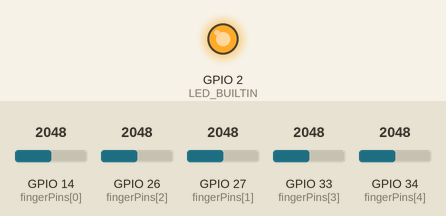
This sketch was run on a simulated ESP32. Shown: output pins drawn as LEDs (lit = HIGH). The inputs (shaded band) are chosen by the test bench; at power-on: GPIO 14 (fingerPins[0]) = 2048, GPIO 26 (fingerPins[2]) = 2048, GPIO 27 (fingerPins[1]) = 2048, GPIO 33 (fingerPins[3]) = 2048, GPIO 34 (fingerPins[4]) = 2048. Nothing arrives over Bluetooth unless stated; pins used as bus, display or sensor lines are not drawn; what the sketch prints to the serial monitor is not drawn.

Above: at 2.0 s.
At 2.6 s:
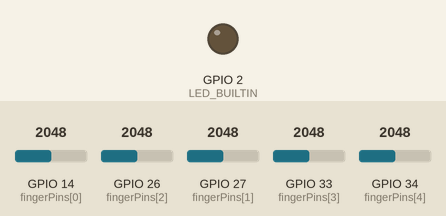
Timing chart, 0 to 4.1 s (numbered marks = the images above):
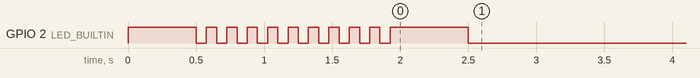

The sketch:

flexxy-glove.ino
```cpp
#include "BluetoothSerial.h"
#include "math.h"

#define LED_BUILTIN 2

BluetoothSerial SerialBT;

int fingerPins[] = {14, 27, 26, 33, 34};
int powerPins[] = {15, 4, 5, 19, 23};
int inputsStart[] = {0, 0, 0, 0, 0};
int inputsEnd[] = {4095, 4095, 4095, 4095, 4095};
int inputs[] = {0, 0, 0, 0, 0};
int rawInputs[] = {0, 0, 0, 0, 0};
String gesture = "";
enum handValues
{
  MAX = 4095,
  SEMICLOSED = 3072,
  MID = 2048,
  SEMIOPEN = 1024,
  MIN = 0,
};


void setup()
{
  // Initialize serial communication
  Serial.begin(115200);

  // Initialize Bluetooth Serial
  SerialBT.begin("HandController"); // Bluetooth device name
  Serial.println("The device started, now you can pair it with bluetooth!");

  pinMode(LED_BUILTIN, OUTPUT);

  for(int pwr : powerPins)
  {
    pinMode(pwr, OUTPUT);
  }

  fullCalibrate();
}


void loop()
{
  readFingers();
  readGesture();

  // Print inputs to serial monitor
  Serial.print("a");
  Serial.print(rawInputs[0]);
  Serial.print("b");
  Serial.print(rawInputs[1]);
  Serial.print("c");
  Serial.print(rawInputs[2]);
  Serial.print("d");
  Serial.print(rawInputs[3]);
  Serial.print("e");
  Serial.print(rawInputs[4]);
  Serial.print("G");
  Serial.print(gesture);
  Serial.println();

  // Send same data over Bluetooth
  SerialBT.print("a");
  SerialBT.print(rawInputs[0]);
  SerialBT.print("b");
  SerialBT.print(rawInputs[1]);
  SerialBT.print("c");
  SerialBT.print(rawInputs[2]);
  SerialBT.print("d");
  SerialBT.print(rawInputs[3]);
  SerialBT.print("e");
  SerialBT.print(rawInputs[4]);
  SerialBT.print("G");
  SerialBT.print(gesture);
  SerialBT.println();

  delay(25);
}


void fullCalibrate()
{
  digitalWrite(LED_BUILTIN, HIGH);
  delay(500);

  // Calibrate the start range
  for (int i = 0; i < 5; i++)
  {
    inputsStart[i] = readFinger(i);
  }

  // Blink LED for feedback
  for (int i = 0; i < 10; i++)
  {
    digitalWrite(LED_BUILTIN, LOW);
    delay(75);
    digitalWrite(LED_BUILTIN, HIGH);
    delay(75);
  }

  delay(500);

  // Calibrate the end range
  for (int i = 0; i < 5; i++)
  {
    inputsEnd[i] = readFinger(i);
  }

  digitalWrite(LED_BUILTIN, LOW);
}


int readFinger(int index)
{
  digitalWrite(powerPins[index], HIGH);
  int val = linearize(analogRead(fingerPins[index]));
  digitalWrite(powerPins[index], LOW);
  return val;

}


void readFingers()
{

  for (int i = 0; i < 5; i++)
  {
    inputs[i] = constrain(map(readFinger(i), inputsStart[i], inputsEnd[i], 0, 4095), 0, 4095);
    rawInputs[i] = readFinger(i);
  }
}

void readGesture()
{
  if (inputs[0] > handValues::SEMIOPEN &&
      inputs[1] > handValues::SEMICLOSED &&
      inputs[2] > handValues::SEMICLOSED &&
      inputs[3] > handValues::SEMICLOSED &&
      inputs[4] > handValues::SEMICLOSED)
  {
    gesture = "Fist";
  }

  // Open
  else if (inputs[0] < handValues::SEMIOPEN &&
           inputs[1] < handValues::SEMIOPEN &&
           inputs[2] < handValues::SEMIOPEN &&
           inputs[3] < handValues::SEMIOPEN &&
           inputs[4] < handValues::SEMIOPEN)
  {
    gesture = "Open";
  }

  // Point
  else if (inputs[0] > handValues::MID &&
           inputs[1] < handValues::SEMIOPEN &&
           inputs[2] > handValues::SEMICLOSED &&
           inputs[3] > handValues::SEMICLOSED &&
           inputs[4] > handValues::SEMICLOSED)
  {
    gesture = "Point";
  }

  // Peace
  else if (inputs[0] > handValues::MID &&
           inputs[1] < handValues::SEMIOPEN &&
           inputs[2] < handValues::SEMIOPEN &&
           inputs[3] > handValues::MID &&
           inputs[4] > handValues::SEMICLOSED)
  {
    gesture = "Peace";
  }

  // Bird
  else if (/*inputs[0] > handValues::SEMIOPEN &&*/ // Irrelevant
            inputs[1] > handValues::MID &&
            inputs[2] < handValues::MID &&
            inputs[3] > handValues::SEMIOPEN &&
            inputs[4] > handValues::MID)
  {
    gesture = "Bird";
  }

  // Tea
  else if (inputs[0] > 1500 &&
           inputs[1] > 2600 &&
           inputs[2] > 2600 &&
           inputs[3] > 2600 &&
           inputs[4] < 1500)
  {
    gesture = "Tea";
  }

  // Thumbs Up
  else if (inputs[0] < handValues::SEMIOPEN &&
           inputs[1] > handValues::MID &&
           inputs[2] > handValues::SEMICLOSED &&
           inputs[3] > handValues::SEMICLOSED &&
           inputs[4] > handValues::SEMICLOSED)
  {
    gesture = "Thumbs Up";

  }

  // Gun
  else if (inputs[0] < handValues::SEMIOPEN &&
           inputs[1] < handValues::SEMIOPEN &&
           inputs[2] > handValues::MID &&
           inputs[3] > handValues::MID &&
           inputs[4] > handValues::MID)
  {
    gesture = "Gun";
  }

  // Phone
  else if (inputs[0] < handValues::SEMIOPEN &&
           inputs[1] > handValues::MID &&
           inputs[2] > handValues::MID &&
           inputs[3] > handValues::MID &&
           inputs[4] < handValues::SEMIOPEN)
  {
    gesture = "Phone";
  }

  // Rock
  else if (inputs[0] < handValues::MID &&
           inputs[1] < handValues::MID &&
           inputs[2] > 2000 &&
           inputs[3] > 2000 &&
           inputs[4] < handValues::MID)
  {
    gesture = "Rock";
  }

  // Tuo
  else if (inputs[0] > handValues::MID &&
           inputs[1] > handValues::MID &&
           inputs[2] < handValues::SEMIOPEN &&
           inputs[3] < handValues::SEMIOPEN &&
           inputs[4] > handValues::MID)
  {
    gesture = "Tuuo";
  }

  else
  {
    gesture = "None";
  }
}

int linearize(int x)
{
 return 4095.0f * ( powf(1.0f / (x + 1.0f), 1.29f) - powf(1.0f / (4096.0f), 1.29f) ) / (1.0f - powf(1.0f / (4096.0f), 1.29f));
}
```
